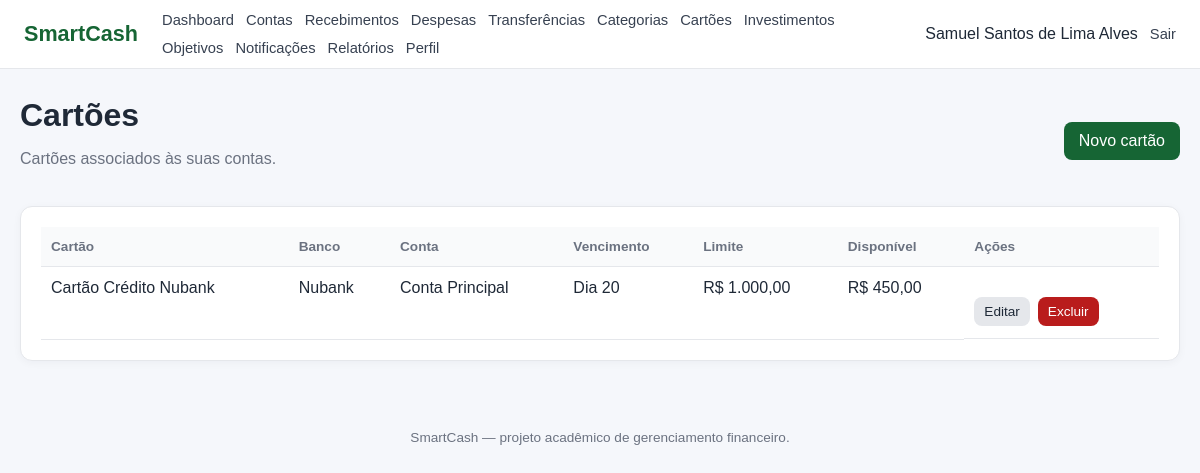
Screenshot of /cartoes/index.php (signed in) with the database file from the repository.
### tables this page shows
CREATE TABLE `cartao` (
  `id_cartao` int NOT NULL,
  `id_usuario` int NOT NULL,
  `id_banco` int NOT NULL,
  `id_conta` int NOT NULL,
  `nome_cartao` varchar(100) NOT NULL,
  `dia_vencimento` tinyint UNSIGNED NOT NULL,
  `limite_total` decimal(15,2) NOT NULL DEFAULT '0.00',
  `limite_disponivel` decimal(15,2) NOT NULL DEFAULT '0.00'
);

CREATE TABLE `banco` (
  `id_banco` int NOT NULL,
  `nome` varchar(100) NOT NULL,
  `codigo_banco` varchar(10) DEFAULT NULL
);

CREATE TABLE `conta` (
  `id_conta` int NOT NULL,
  `id_usuario` int NOT NULL,
  `id_banco` int NOT NULL,
  `id_tipo_conta` int NOT NULL,
  `nome_conta` varchar(100) NOT NULL,
  `num_conta` varchar(30) DEFAULT NULL,
  `agencia` varchar(20) DEFAULT NULL,
  `saldo_atual` decimal(15,2) NOT NULL DEFAULT '0.00'
);

### includes/functions.php (called while the page is built, shortened)
<?php
function e(mixed $value): string
{
    return htmlspecialchars(
        (string)($value ?? ''),
        ENT_QUOTES,
        'UTF-8'
    );
}
function db(): PDO
{
    global $pdo;
    return $pdo;
}
function money(float|int|string|null $value): string
{
    return 'R$ ' . number_format(
        (float)$value,
        2,
        ',',
        '.'
    );
}

### cartoes/index.php (the view)
<?php
require_once __DIR__.'/../config/database.php';require_once __DIR__.'/../includes/auth.php';require_once __DIR__.'/../includes/functions.php';$uid=usuarioLogado();
$stmt=db()->prepare('SELECT c.*,b.nome banco,co.nome_conta FROM CARTAO c LEFT JOIN BANCO b ON b.id_banco=c.id_banco LEFT JOIN CONTA co ON co.id_conta=c.id_conta AND co.id_usuario=c.id_usuario WHERE c.id_usuario=:id ORDER BY c.nome_cartao');$stmt->execute(['id'=>$uid]);$cards=$stmt->fetchAll(PDO::FETCH_ASSOC);
$pageTitle='Cartões';$basePath='../';require __DIR__.'/../includes/header.php';?>
<div class="page-header"><div><h1>Cartões</h1><p class="muted">Cartões associados às suas contas.</p></div><a class="btn" href="cadastrar.php">Novo cartão</a></div>
<div class="table-card"><?php if(!$cards):?><div class="empty">Nenhum cartão cadastrado.</div><?php else:?><table><thead><tr><th>Cartão</th><th>Banco</th><th>Conta</th><th>Vencimento</th><th>Limite</th><th>Disponível</th><th>Ações</th></tr></thead><tbody><?php foreach($cards as $c):?><tr><td><?=e($c['nome_cartao'])?></td><td><?=e($c['banco']??'-')?></td><td><?=e($c['nome_conta']??'-')?></td><td>Dia <?=e($c['dia_vencimento'])?></td><td><?=money($c['limite_total'])?></td><td><?=money($c['limite_disponivel'])?></td><td class="actions"><a class="btn btn-small btn-secondary" href="editar.php?id=<?=$c['id_cartao']?>">Editar</a><form method="post" action="excluir.php" data-confirm="Excluir este cartão?"><input type="hidden" name="csrf_token" value="<?=e(csrfToken())?>"><input type="hidden" name="id" value="<?=$c['id_cartao']?>"><button class="btn btn-small btn-danger">Excluir</button></form></td></tr><?php endforeach;?></tbody></table><?php endif;?></div><?php require __DIR__.'/../includes/footer.php';?>

### assets/css/style.css (style rules this page uses)
* { box-sizing: border-box; }
body { margin: 0; font-family: Arial, Helvetica, sans-serif; background: #f5f7fb; color: #1f2937; }
a { color: #166534; text-decoration: none; }
.page-header { display: flex; justify-content: space-between; align-items: center; gap: 16px; margin-bottom: 22px; }
.page-header h1 { margin: 0; }
.card, .table-card, .form-card { background: #fff; border: 1px solid #e5e7eb; border-radius: 12px; padding: 20px; box-shadow: 0 2px 8px rgba(15, 23, 42, .04); }
.btn, .button, button { display: inline-block; border: 0; border-radius: 8px; padding: 10px 15px; text-decoration: none; cursor: pointer; font-weight: 600; background: #166534; color: #fff; font: inherit; }
.btn-secondary, .secondary { background: #e5e7eb; color: #1f2937; }
.btn-danger, .danger { background: #b91c1c; color: #fff; }
.btn-small { padding: 7px 10px; font-size: .85rem; }
.actions { display: flex; gap: 8px; flex-wrap: wrap; margin-top: 18px; }
table { width: 100%; border-collapse: collapse; background: #fff; }
th, td { text-align: left; padding: 12px 10px; border-bottom: 1px solid #e5e7eb; vertical-align: top; }
th { font-size: .85rem; color: #6b7280; background: #f9fafb; }
.muted { color: #6b7280; }

### rows the page displays
cartao: nome_cartao "Cartão Crédito Nubank", id_banco.nome "Nubank", id_conta.nome_conta "Conta Principal", dia_vencimento "20", limite_total "R$ 1.000,00", limite_disponivel "R$ 450,00"

### other values shown
$userName "Samuel Santos de Lima Alves"
